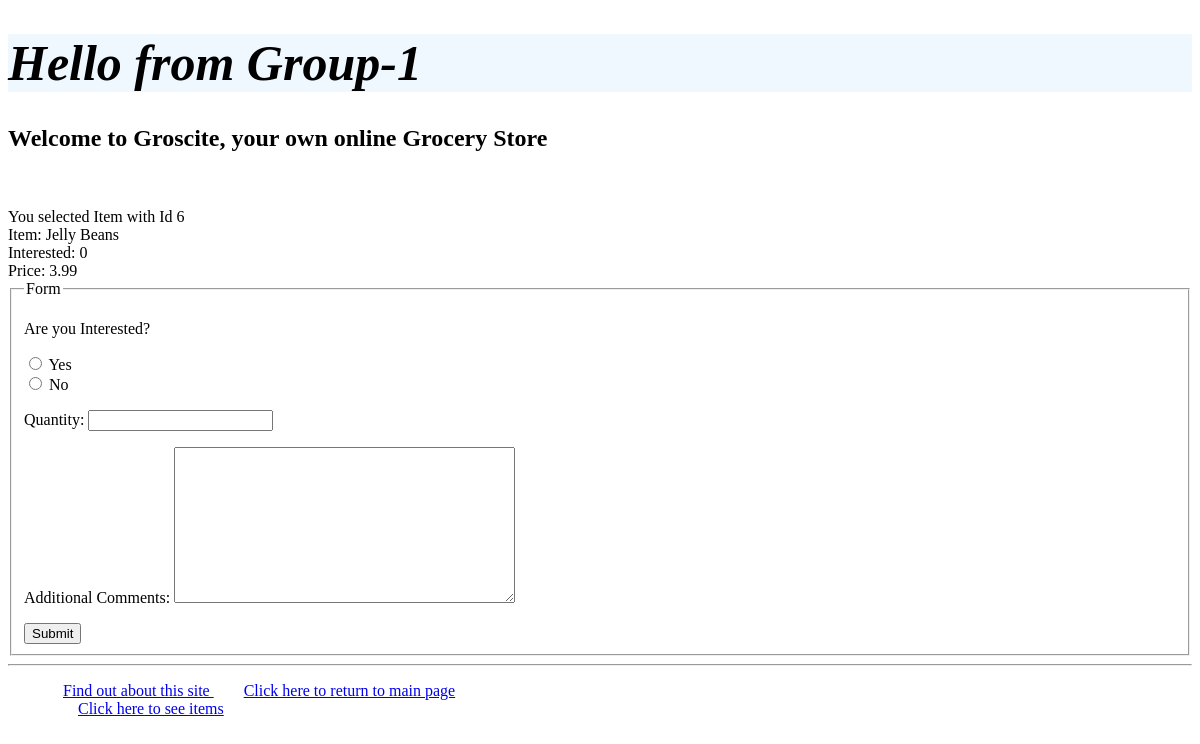
Screenshot of /myapp1/items/6/ with the database file from the repository.
### myapp1/models.py (models this page shows, shortened)
class Item(models.Model):
    type = models.ForeignKey(Type, related_name='items', on_delete=models.CASCADE)
    name = models.CharField(max_length=200)
    price = models.DecimalField(max_digits=10, decimal_places=2)
    stock = models.PositiveIntegerField(default=100)
    available = models.BooleanField(default=True)
    desc = models.TextField(blank=True, null=True)
    interested = models.PositiveIntegerField(default=0)

### myapp1/views.py (the view, shortened to what this page needs)
# urls.py: path('myapp1/items/<int:item_id>/', views.itemdetail, name='item'),
def itemdetail(request, item_id):
    try:
        item_by_id = Item.objects.get(id=item_id)
        form = InterestForm()
        return render(request, 'myapp1/itemdetail.html', {'item': item_by_id, 'form': form})
    except:
        context = {'msg': "Item with Item id " + str(item_id) + " does not exist!"}
        return render(request, 'myapp1/itemdetail.html', context)

### myapp1/forms.py
class InterestForm(forms.Form):
    choices = ((1, 'Yes'), (0, 'No'))
    interested = forms.ChoiceField(choices=choices, label='Are you Interested?', help_text='', widget=forms.RadioSelect)
    quantity = forms.IntegerField(min_value=1)
    comments = forms.CharField(label='Additional Comments', widget=forms.Textarea())

### myapp1/templates/myapp1/itemdetail.html (shortened to what this page needs)
{% extends 'myapp1/base.html' %}
{% block body_block %}
<br/>
<br/>
    {%if msg %}
        {{ msg }}
    {% else %}
    You selected Item with Id {{ item.id }}
    <br/>
    Item: {{ item.name }}
    <br/>
    Interested: {{ item.interested }}
    <br/>
    Price: {{ item.price }}
    {% endif %}
<div class="container">
    <form method="POST">
      <fieldset>
        <legend>Form</legend>
        {{ form.as_p }}
        <button type="submit" class="btn btn-primary">Submit</button>
      </fieldset>
    </form>
</div>
{% endblock %}

### rows the page displays
Item: id "6", name "Jelly Beans", interested "0", price "3.99"
